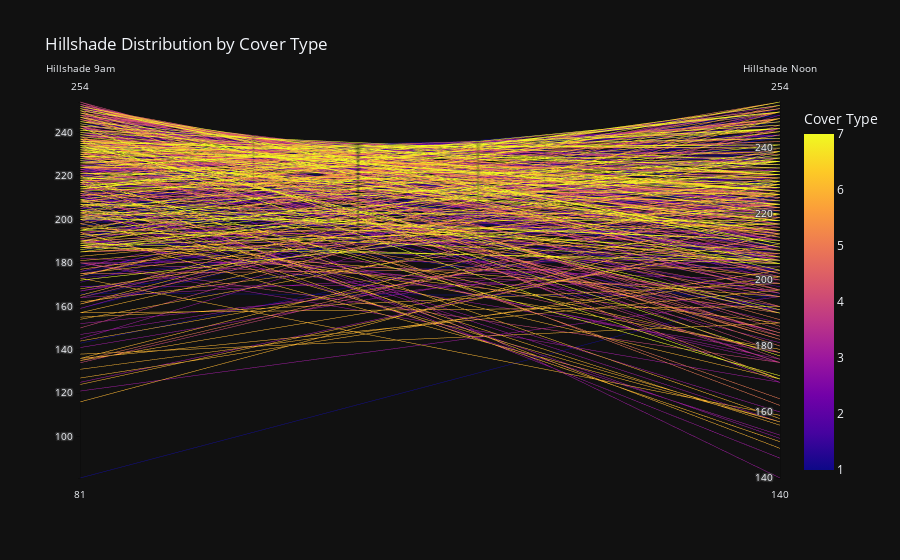

Source (notebook cell):
### Code cell
%matplotlib inline
hillshade_cols = [
    'Hillshade_9am',
    'Hillshade_Noon',
    # 'Hillshade_3pm'
    ]

df_small = df.sample(500)[hillshade_cols + ['Cover_Type']].copy()

fig = px.parallel_coordinates(
    df_small,
    color='Cover_Type',
    dimensions=hillshade_cols,
    labels={
        'Cover_Type': 'Cover Type',
        'Hillshade_9am': 'Hillshade 9am',
        'Hillshade_Noon': 'Hillshade Noon',
        # 'Hillshade_3pm': 'Hillshade 3pm'
        },
    title='Hillshade Distribution by Cover Type',
    template=plots_theme
)

fig.show()

### Figure 1 — Plotly figure (JSON) as saved in the notebook; plotly's stock layout.template omitted (floating-point values rounded to 4 significant figures; data arrays with more than 128 entries replaced by an {"elided": "..."} marker saying what was removed)
{"data": [{"dimensions": [{"label": "Hillshade 9am", "values": {"elided": "500 int values"}}, {"label": "Hillshade Noon", "values": {"elided": "500 int values"}}], "domain": {"x": [0, 1], "y": [0, 1]}, "line": {"color": {"elided": "500 int values"}, "coloraxis": "coloraxis"}, "name": "", "type": "parcoords"}], "layout": {"coloraxis": {"colorbar": {"title": {"text": "Cover Type"}}, "colorscale": [[0, "#0d0887"], [0.1111, "#46039f"], [0.2222, "#7201a8"], [0.3333, "#9c179e"], [0.4444, "#bd3786"], [0.5556, "#d8576b"], [0.6667, "#ed7953"], [0.7778, "#fb9f3a"], [0.8889, "#fdca26"], [1, "#f0f921"]]}, "legend": {"tracegroupgap": 0}, "title": {"text": "Hillshade Distribution by Cover Type"}}}
